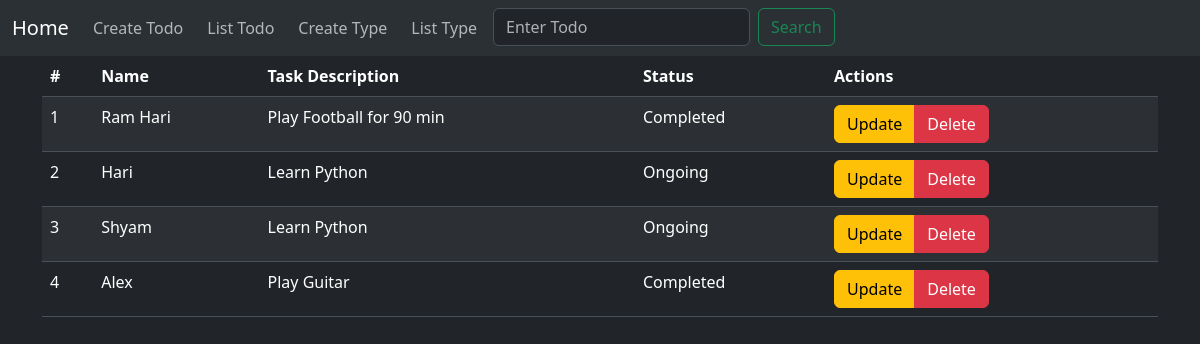
Page /todo/ on the earlier database version.
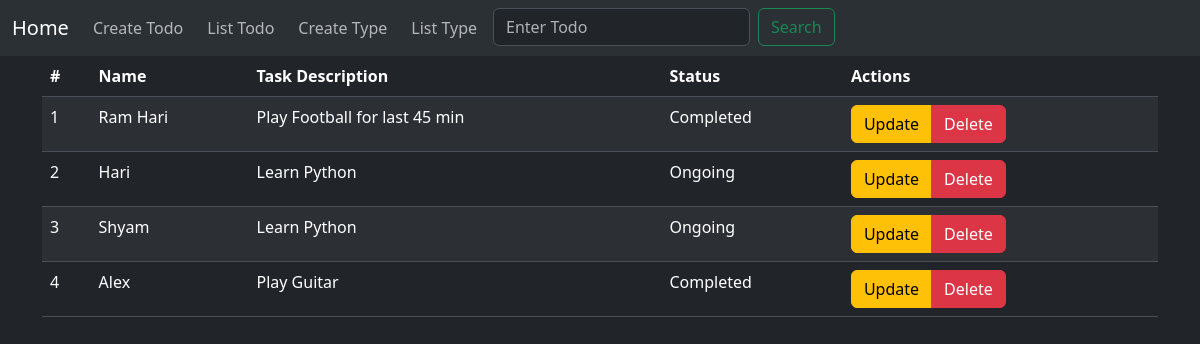
Same page on the later database version.
### todo/models.py (models this page shows)
class Todo(models.Model):
    task_name = models.CharField(max_length=255)
    task_description = models.TextField()
    task_status = models.CharField(max_length=50)

### todo/views.py (the view)
# urls.py: path('todo/', todo_view, name="todo_list"),
def todo_view(request):
    TodoList = Todo.objects.all()
    return render(request, 'todo_page.html', context={'Tasks': TodoList})

### todo/templates/todo_page.html (shortened to what this page needs)
{% extends "layout.html" %}
{% block content %}
<table class="table table-striped">
  <thead>
    <tr>
      <th scope="col">#</th>
      <th scope="col">Name</th>
      <th scope="col">Task Description</th>
      <th scope="col">Status</th>
      <th scope="col">Actions</th>
    </tr>
  </thead>
  <tbody>
    {% for Task in Tasks %}
        <tr>
        <td>{{forloop.counter}}</td>
        <td>{{Task.task_name}}</td>
        <td>{{Task.task_description}}</td>
        <td>{{Task.task_status}}</td>
        <td>
          <div class="btn-group" role="group" aria-label="Basic mixed styles example">
            <a href="{% url 'update-todo' pk=Task.id %}" class="btn btn-warning">Update</a>
            <a data-bs-toggle="modal" data-bs-target="#confirmDelete" class="btn btn-danger">Delete</a>
          </div></td>
      </tr>
    {% endfor %}
  </tbody>
</table>
{% endblock %}

Differences in the rows shown:
changed Todo "Ram Hari": task_description "Play Football for 90 min" → "Play Football for last 45 min"
